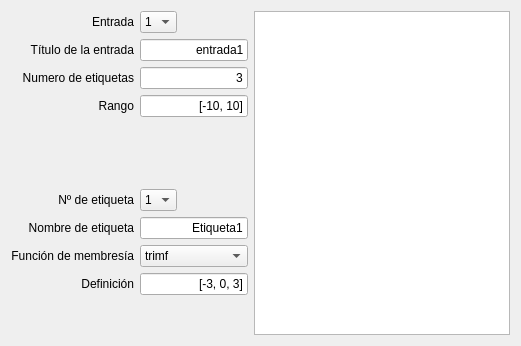
            <widget class="QWidget" name="entradasTab">
             <attribute name="title">
              <string>Entradas</string>
             </attribute>
             <layout class="QGridLayout" name="gridLayout_19">
              <item row="0" column="0">
               <layout class="QHBoxLayout" name="horizontalLayout_8">
                <property name="sizeConstraint">
                 <enum>QLayout::SetFixedSize</enum>
                </property>
                <item>
                 <layout class="QVBoxLayout" name="verticalLayout">
                  <property name="sizeConstraint">
                   <enum>QLayout::SetDefaultConstraint</enum>
                  </property>
                  <item>
                   <widget class="QLabel" name="label_7">
                    <property name="sizePolicy">
                     <sizepolicy hsizetype="Preferred" vsizetype="Preferred">
                      <horstretch>0</horstretch>
                      <verstretch>0</verstretch>
                     </sizepolicy>
                    </property>
                    <property name="text">
                     <string>Entrada</string>
                    </property>
                    <property name="alignment">
                     <set>Qt::AlignRight|Qt::AlignTrailing|Qt::AlignVCenter</set>
                    </property>
                   </widget>
                  </item>
                  <item>
                   <widget class="QLabel" name="label_6">
                    <property name="sizePolicy">
                     <sizepolicy hsizetype="Preferred" vsizetype="Preferred">
                      <horstretch>0</horstretch>
                      <verstretch>0</verstretch>
                     </sizepolicy>
                    </property>
                    <property name="text">
                     <string>Título de la entrada</string>
                    </property>
                    <property name="alignment">
                     <set>Qt::AlignRight|Qt::AlignTrailing|Qt::AlignVCenter</set>
                    </property>
                   </widget>
                  </item>
                  <item>
                   <widget class="QLabel" name="label_5">
                    <property name="sizePolicy">
                     <sizepolicy hsizetype="Minimum" vsizetype="Preferred">
                      <horstretch>0</horstretch>
                      <verstretch>0</verstretch>
                     </sizepolicy>
                    </property>
                    <property name="text">
                     <string>Numero de etiquetas</string>
                    </property>
                    <property name="alignment">
                     <set>Qt::AlignRight|Qt::AlignTrailing|Qt::AlignVCenter</set>
                    </property>
                   </widget>
                  </item>
                  <item>
                   <widget class="QLabel" name="label_4">
                    <property name="sizePolicy">
                     <sizepolicy hsizetype="Preferred" vsizetype="Preferred">
                      <horstretch>0</horstretch>
                      <verstretch>0</verstretch>
                     </sizepolicy>
                    </property>
                    <property name="text">
                     <string>Rango</string>
                    </property>
                    <property name="alignment">
                     <set>Qt::AlignRight|Qt::AlignTrailing|Qt::AlignVCenter</set>
                    </property>
                   </widget>
                  </item>
                 </layout>
                </item>
                <item>
                 <layout class="QVBoxLayout" name="verticalLayout_9">
                  <property name="sizeConstraint">
                   <enum>QLayout::SetFixedSize</enum>
                  </property>
                  <item>
                   <widget class="QComboBox" name="inputNumber">
                    <property name="sizePolicy">
                     <sizepolicy hsizetype="Fixed" vsizetype="Fixed">
                      <horstretch>0</horstretch>
                      <verstretch>0</verstretch>
                     </sizepolicy>
                    </property>
                    <property name="maxVisibleItems">
                     <number>50</number>
                    </property>
                    <item>
                     <property name="text">
                      <string>1</string>
                     </property>
                    </item>
                   </widget>
                  </item>
                  <item>
                   <widget class="QLineEdit" name="inputNombre">
                    <property name="sizePolicy">
                     <sizepolicy hsizetype="Fixed" vsizetype="Fixed">
                      <horstretch>0</horstretch>
                      <verstretch>0</verstretch>
                     </sizepolicy>
                    </property>
                    <property name="focusPolicy">
                     <enum>Qt::StrongFocus</enum>
                    </property>
                    <property name="contextMenuPolicy">
                     <enum>Qt::DefaultContextMenu</enum>
                    </property>
                    <property name="toolTip">
                     <string/>
                    </property>
                    <property name="toolTipDuration">
                     <number>-1</number>
                    </property>
                    <property name="statusTip">
                     <string/>
                    </property>
                    <property name="whatsThis">
                     <string/>
                    </property>
                    <property name="inputMethodHints">
                     <set>Qt::ImhNone</set>
                    </property>
                    <property name="inputMask">
                     <string/>
                    </property>
                    <property name="text">
                     <string>entrada1</string>
                    </property>
                    <property name="alignment">
                     <set>Qt::AlignRight|Qt::AlignTrailing|Qt::AlignVCenter</set>
                    </property>
                    <property name="placeholderText">
                     <string>Titulo de la entrada</string>
                    </property>
                    <property name="clearButtonEnabled">
                     <bool>false</bool>
                    </property>
                   </widget>
                  </item>
                  <item>
                   <widget class="QLineEdit" name="inputEtiquetasNum">
                    <property name="sizePolicy">
                     <sizepolicy hsizetype="Fixed" vsizetype="Fixed">
                      <horstretch>0</horstretch>
                      <verstretch>0</verstretch>
                     </sizepolicy>
                    </property>
                    <property name="text">
                     <string>3</string>
                    </property>
                    <property name="alignment">
                     <set>Qt::AlignRight|Qt::AlignTrailing|Qt::AlignVCenter</set>
                    </property>
                    <property name="placeholderText">
                     <string>Numero de etiquetas</string>
                    </property>
                   </widget>
                  </item>
                  <item>
                   <widget class="QLineEdit" name="inputRange">
                    <property name="sizePolicy">
                     <sizepolicy hsizetype="Fixed" vsizetype="Fixed">
                      <horstretch>0</horstretch>
                      <verstretch>0</verstretch>
                     </sizepolicy>
                    </property>
                    <property name="text">
                     <string>[-10, 10]</string>
                    </property>
                    <property name="alignment">
                     <set>Qt::AlignRight|Qt::AlignTrailing|Qt::AlignVCenter</set>
                    </property>
                    <property name="placeholderText">
                     <string>rango entre corchetes</string>
                    </property>
                   </widget>
                  </item>
                 </layout>
                </item>
               </layout>
              </item>
              <item row="2" column="0">
               <layout class="QHBoxLayout" name="horizontalLayout_9">
                <item>
                 <layout class="QVBoxLayout" name="verticalLayout_10">
                  <item>
                   <widget class="QLabel" name="label_3">
                    <property name="sizePolicy">
                     <sizepolicy hsizetype="Preferred" vsizetype="Preferred">
                      <horstretch>0</horstretch>
                      <verstretch>0</verstretch>
                     </sizepolicy>
                    </property>
                    <property name="text">
                     <string>Nº de etiqueta</string>
                    </property>
                    <property name="alignment">
                     <set>Qt::AlignRight|Qt::AlignTrailing|Qt::AlignVCenter</set>
                    </property>
                   </widget>
                  </item>
                  <item>
                   <widget class="QLabel" name="label_8">
                    <property name="sizePolicy">
                     <sizepolicy hsizetype="Preferred" vsizetype="Preferred">
                      <horstretch>0</horstretch>
                      <verstretch>0</verstretch>
                     </sizepolicy>
                    </property>
                    <property name="text">
                     <string>Nombre de etiqueta</string>
                    </property>
                    <property name="alignment">
                     <set>Qt::AlignRight|Qt::AlignTrailing|Qt::AlignVCenter</set>
                    </property>
                   </widget>
                  </item>
                  <item>
                   <widget class="QLabel" name="label_9">
                    <property name="sizePolicy">
                     <sizepolicy hsizetype="Preferred" vsizetype="Preferred">
                      <horstretch>0</horstretch>
                      <verstretch>0</verstretch>
                     </sizepolicy>
                    </property>
                    <property name="text">
                     <string>Función de membresía</string>
                    </property>
                    <property name="alignment">
                     <set>Qt::AlignRight|Qt::AlignTrailing|Qt::AlignVCenter</set>
                    </property>
                   </widget>
                  </item>
                  <item>
                   <widget class="QLabel" name="label_10">
                    <property name="sizePolicy">
                     <sizepolicy hsizetype="Preferred" vsizetype="Preferred">
                      <horstretch>0</horstretch>
                      <verstretch>0</verstretch>
                     </sizepolicy>
                    </property>
                    <property name="text">
                     <string>Definición</string>
                    </property>
                    <property name="alignment">
                     <set>Qt::AlignRight|Qt::AlignTrailing|Qt::AlignVCenter</set>
                    </property>
                   </widget>
                  </item>
                 </layout>
                </item>
                <item>
                 <layout class="QVBoxLayout" name="verticalLayout_8">
                  <item>
                   <widget class="QComboBox" name="etiquetaNumIn">
                    <property name="sizePolicy">
                     <sizepolicy hsizetype="Fixed" vsizetype="Fixed">
                      <horstretch>0</horstretch>
                      <verstretch>0</verstretch>
                     </sizepolicy>
                    </property>
                    <property name="currentText">
                     <string notr="true">1</string>
                    </property>
                    <property name="currentIndex">
                     <number>0</number>
                    </property>
                    <property name="maxVisibleItems">
                     <number>50</number>
                    </property>
                    <property name="frame">
                     <bool>true</bool>
                    </property>
                    <item>
                     <property name="text">
                      <string>1</string>
                     </property>
                    </item>
                   </widget>
                  </item>
                  <item>
                   <widget class="QLineEdit" name="etiquetaNombreIn">
                    <property name="sizePolicy">
                     <sizepolicy hsizetype="Preferred" vsizetype="Fixed">
                      <horstretch>0</horstretch>
                      <verstretch>0</verstretch>
                     </sizepolicy>
                    </property>
                    <property name="text">
                     <string>Etiqueta1</string>
                    </property>
                    <property name="alignment">
                     <set>Qt::AlignRight|Qt::AlignTrailing|Qt::AlignVCenter</set>
                    </property>
                    <property name="placeholderText">
                     <string>Nombre de la etiqueta</string>
                    </property>
                   </widget>
                  </item>
                  <item>
                   <widget class="QComboBox" name="etiquetaMfIn">
                    <property name="sizePolicy">
                     <sizepolicy hsizetype="Preferred" vsizetype="Fixed">
                      <horstretch>0</horstretch>
                      <verstretch>0</verstretch>
                     </sizepolicy>
                    </property>
                    <property name="maxVisibleItems">
                     <number>12</number>
                    </property>
                    <property name="sizeAdjustPolicy">
                     <enum>QComboBox::AdjustToContentsOnFirstShow</enum>
                    </property>
                    <property name="frame">
                     <bool>true</bool>
                    </property>
                    <item>
                     <property name="text">
                      <string>trimf</string>
                     </property>
                    </item>
                    <item>
                     <property name="text">
                      <string>trapmf</string>
                     </property>
                    </item>
                    <item>
                     <property name="text">
                      <string>gaussmf</string>
                     </property>
                    </item>
                    <item>
                     <property name="text">
                      <string>gauss2mf</string>
                     </property>
                    </item>
                    <item>
                     <property name="text">
                      <string>smf</string>
                     </property>
                    </item>
                    <item>
                     <property name="text">
                      <string>zmf</string>
                     </property>
                    </item>
                    <item>
                     <property name="text">
                      <string>sigmf</string>
                     </property>
                    </item>
                    <item>
                     <property name="text">
                      <string>dsigmf</string>
                     </property>
                    </item>
                    <item>
                     <property name="text">
                      <string>psigmf</string>
                     </property>
                    </item>
                    <item>
                     <property name="text">
                      <string>pimf</string>
                     </property>
                    </item>
                    <item>
                     <property name="text">
                      <string>gbellmf</string>
                     </property>
                    </item>
                   </widget>
                  </item>
                  <item>
                   <widget class="QLineEdit" name="etiquetaDefinicionIn">
                    <property name="sizePolicy">
                     <sizepolicy hsizetype="Preferred" vsizetype="Fixed">
                      <horstretch>0</horstretch>
                      <verstretch>0</verstretch>
                     </sizepolicy>
                    </property>
                    <property name="text">
                     <string>[-3, 0, 3]</string>
                    </property>
                    <property name="alignment">
                     <set>Qt::AlignRight|Qt::AlignTrailing|Qt::AlignVCenter</set>
                    </property>
                    <property name="placeholderText">
                     <string>vector de la mf</string>
                    </property>
                   </widget>
                  </item>
                 </layout>
                </item>
               </layout>
              </item>
              <item row="3" column="0">
               <spacer name="verticalSpacer_3">
                <property name="orientation">
                 <enum>Qt::Vertical</enum>
                </property>
                <property name="sizeHint" stdset="0">
                 <size>
                  <width>20</width>
                  <height>40</height>
                 </size>
                </property>
               </spacer>
              </item>
              <item row="0" column="1" rowspan="4">
               <widget class="MlpWidget" name="inputgraphicsView"/>
              </item>
              <item row="1" column="0">
               <spacer name="verticalSpacer_5">
                <property name="orientation">
                 <enum>Qt::Vertical</enum>
                </property>
                <property name="sizeType">
                 <enum>QSizePolicy::Fixed</enum>
                </property>
                <property name="sizeHint" stdset="0">
                 <size>
                  <width>20</width>
                  <height>66</height>
                 </size>
                </property>
               </spacer>
              </item>
             </layout>
            </widget>
